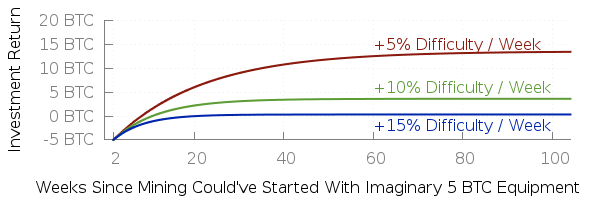

Write gnuplot code to recreate this figure.
load "gnuplot.preferences"

set terminal svg size 600,200 font "Sans,12"
set output "en-mining-equipment-roi-delay.svg"

set key right top
set yrange [-5:20]

plot [0:104] x>2 ? 1*(1-0.95**x)/0.05-1*(1-0.95**2)/0.05-5 : 1/0 ls 1 title "2 Week Delay @ 5%", \
x>2 ? 1*(1-0.90**x)/0.10-1*(1-0.90**2)/0.10-5 : 1/0 ls 2 title "2 Week Delay @ 10%", \
x>2 ? 1*(1-0.85**x)/0.15-1*(1-0.85**2)/0.15-5 : 1/0 ls 3 title "2 Week Delay @ 15%" 

set terminal pngcairo size 600,200 font "Sans,12"
set output "en-mining-equipment-roi-delay.png"

replot


